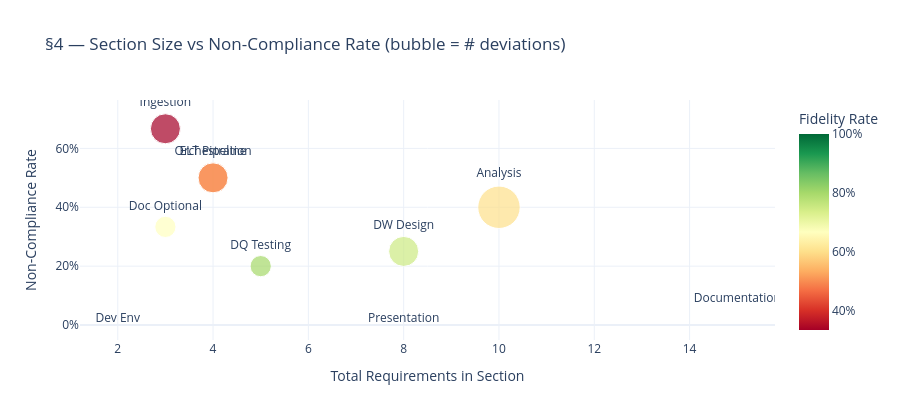

The notebook cell this image was saved under:
### Markdown cell above
## §4 — Deviation Rate by Requirement Type and Priority

### Code cell
# §4 — Deviation rate scatter: section vs deviation count, sized by total reqs
fig = px.scatter(sec_fid,
    x="total", y="deviation_rate",
    text="label", size="deviated",
    size_max=30,
    color="fidelity_rate",
    color_continuous_scale="RdYlGn",
    labels={"total":"Total Requirements in Section",
            "deviation_rate":"Non-Compliance Rate",
            "fidelity_rate":"Fidelity Rate"},
    title="§4 — Section Size vs Non-Compliance Rate (bubble = # deviations)")

fig.update_traces(textposition="top center", marker_sizemin=8)
fig.update_layout(height=420, template="plotly_white",
    coloraxis_colorbar=dict(title="Fidelity Rate", tickformat=".0%"))
fig.update_yaxes(tickformat=".0%")
fig.show()

### Figure 1 — Plotly figure (JSON) as saved in the notebook; plotly's stock layout.template omitted (floating-point values rounded to 4 significant figures)
{"data": [{"hovertemplate": "Total Requirements in Section=%{x}<br>Non-Compliance Rate=%{y}<br>deviated=%{marker.size}<br>label=%{text}<br>Fidelity Rate=%{marker.color}<extra></extra>", "legendgroup": "", "marker": {"color": [1.0, 0.3333, 0.75, 0.5, 0.8, 0.6, 0.5, 0.9333, 0.6667, 1.0], "coloraxis": "coloraxis", "size": [0, 2, 2, 2, 1, 4, 2, 0, 1, 0], "sizemin": 8, "sizemode": "area", "sizeref": 0.004444, "symbol": "circle"}, "mode": "markers+text", "name": "", "orientation": "v", "showlegend": false, "text": ["Dev Env", "Ingestion", "DW Design", "ELT Pipeline", "DQ Testing", "Analysis", "Orchestration", "Documentation", "Doc Optional", "Presentation"], "textposition": "top center", "type": "scatter", "x": [2, 3, 8, 4, 5, 10, 4, 15, 3, 8], "xaxis": "x", "y": [0.0, 0.6667, 0.25, 0.5, 0.2, 0.4, 0.5, 0.06667, 0.3333, 0.0], "yaxis": "y"}], "layout": {"coloraxis": {"colorbar": {"tickformat": ".0%", "title": {"text": "Fidelity Rate"}}, "colorscale": [[0, "rgb(165,0,38)"], [0.1, "rgb(215,48,39)"], [0.2, "rgb(244,109,67)"], [0.3, "rgb(253,174,97)"], [0.4, "rgb(254,224,139)"], [0.5, "rgb(255,255,191)"], [0.6, "rgb(217,239,139)"], [0.7, "rgb(166,217,106)"], [0.8, "rgb(102,189,99)"], [0.9, "rgb(26,152,80)"], [1, "rgb(0,104,55)"]]}, "height": 420, "legend": {"itemsizing": "constant", "tracegroupgap": 0}, "title": {"text": "§4 — Section Size vs Non-Compliance Rate (bubble = # deviations)"}, "xaxis": {"anchor": "y", "domain": [0, 1], "title": {"text": "Total Requirements in Section"}}, "yaxis": {"anchor": "x", "domain": [0, 1], "tickformat": ".0%", "title": {"text": "Non-Compliance Rate"}}}}
